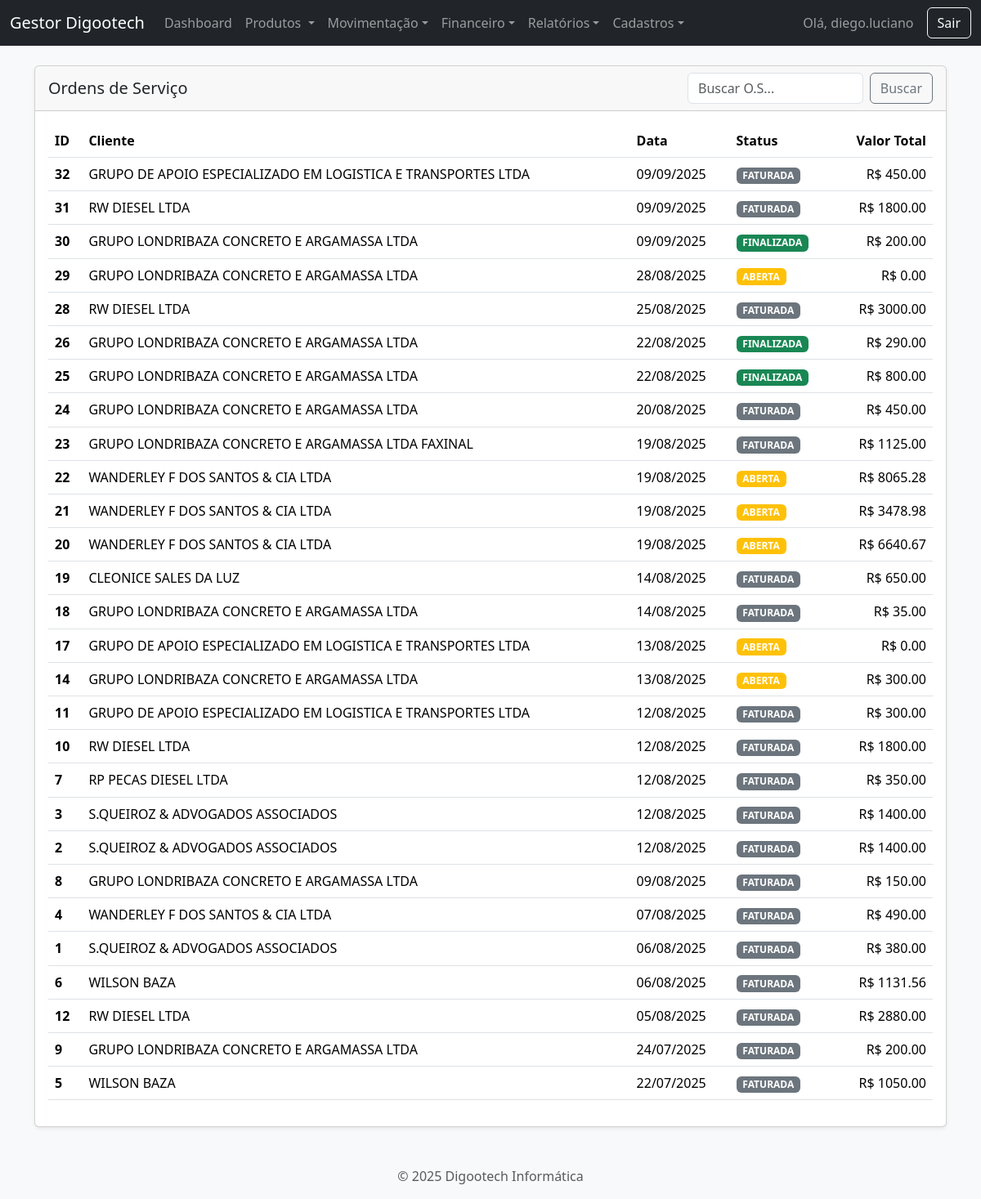
Screenshot of /ordens (signed in) with the database file from the repository.
### app.py (models this page shows, shortened)
class User(UserMixin, db.Model):
    id = db.Column(db.Integer, primary_key=True)
    username = db.Column(db.String(80), unique=True, nullable=False)
    password_hash = db.Column(db.String(200), nullable=False)

class OrdemServico(db.Model):
    id = db.Column(db.Integer, primary_key=True)
    problema = db.Column(db.Text, nullable=False)
    status_id = db.Column(db.Integer, db.ForeignKey('status_os.id'))
    status = db.relationship('StatusOS', backref='ordens_servico')
    data_criacao = db.Column(db.DateTime, default=datetime.datetime.utcnow)
    data_fechamento = db.Column(db.DateTime, nullable=True)
    cliente_id = db.Column(db.Integer, db.ForeignKey('cliente.id'), nullable=False)
    valor_servicos = db.Column(db.Float, default=0.0)
    pecas = db.relationship('Peca', backref='ordem_servico', lazy=True, cascade="all, delete-orphan")
    @property
    def valor_pecas(self): return sum(p.valor_total for p in self.pecas)
    @property
    def valor_total(self): return self.valor_servicos + self.valor_pecas

class Cliente(db.Model):
    id = db.Column(db.Integer, primary_key=True)
    tipo_pessoa = db.Column(db.String(10), nullable=False, default='FISICA')
    nome = db.Column(db.String(100), unique=True)
    cpf = db.Column(db.String(14), unique=True)
    razao_social = db.Column(db.String(150), unique=True)
    cnpj = db.Column(db.String(18), unique=True)
    inscricao_estadual = db.Column(db.String(20))
    email = db.Column(db.String(100))
    telefone = db.Column(db.String(11))
    cep = db.Column(db.String(9))
    rua = db.Column(db.String(150))
    numero = db.Column(db.String(20))
    bairro = db.Column(db.String(100))
    cidade = db.Column(db.String(100))
    uf = db.Column(db.String(2))
    ordens = db.relationship('OrdemServico', backref='cliente', lazy=True)
    @property
    def nome_exibicao(self): return self.nome if self.tipo_pessoa == 'FISICA' else self.razao_social

class StatusOS(db.Model):
    id = db.Column(db.Integer, primary_key=True)
    nome = db.Column(db.String(50), nullable=False, unique=True)
    cor = db.Column(db.String(20), default='secondary')

class Peca(db.Model):
    id = db.Column(db.Integer, primary_key=True)
    descricao = db.Column(db.String(200), nullable=False)
    quantidade = db.Column(db.Integer, nullable=False, default=1)
    valor_unitario = db.Column(db.Float, nullable=False, default=0.0)
    ordem_servico_id = db.Column(db.Integer, db.ForeignKey('ordem_servico.id'), nullable=False)
    @property
    def valor_total(self): return self.quantidade * self.valor_unitario

### app.py (the view)
@app.route('/ordens')
@login_required
def listar_ordens():
    search_term = request.args.get('q', '')
    query = OrdemServico.query
    if search_term:
        search_filter = or_(Cliente.nome.ilike(f'%{search_term}%'), OrdemServico.problema.ilike(f'%{search_term}%'))
        if search_term.isdigit(): search_filter = or_(search_filter, OrdemServico.id == int(search_term))
        query = query.filter(search_filter)
    ordens = query.order_by(OrdemServico.data_criacao.desc()).all()
    clientes = Cliente.query.order_by(Cliente.nome).all()
    return render_template('index.html', ordens=ordens, clientes=clientes, search_term=search_term)

### app.py (called while the page is built)
@login_manager.user_loader
def load_user(user_id):
    return db.session.get(User, int(user_id))

### templates/index.html
{% extends 'base.html' %}
{% block content %}
<div class="card shadow-sm">
    <div class="card-header d-flex justify-content-between align-items-center">
        <h2 class="h5 mb-0">Ordens de Serviço</h2>
        <form action="{{ url_for('listar_ordens') }}" method="GET" class="d-flex" style="width: 300px;">
            <input class="form-control me-2" type="search" placeholder="Buscar O.S..." name="q" value="{{ search_term or '' }}">
            <button class="btn btn-outline-secondary" type="submit">Buscar</button>
        </form>
    </div>
    <div class="card-body">
        <table class="table table-hover">
            <thead>
                <tr>
                    <th scope="col">ID</th>
                    <th scope="col">Cliente</th>
                    <th scope="col">Data</th>
                    <th scope="col">Status</th>
                    <th scope="col" class="text-end">Valor Total</th>
                </tr>
            </thead>
            <tbody>
                {% for ordem in ordens %}
                <tr style="cursor: pointer;" onclick="window.location='{{ url_for('detalhe_os', id=ordem.id) }}';">
                    <th scope="row">{{ ordem.id }}</th>
                    <td>{{ ordem.cliente.nome_exibicao }}</td>
                    <td>{{ ordem.data_criacao.strftime('%d/%m/%Y') }}</td>
                    <td>
                        {% if ordem.status %}
                            <span class="badge bg-{{ ordem.status.cor }}">{{ ordem.status.nome }}</span>
                        {% else %}
                            <span class="badge bg-secondary">SEM STATUS</span>
                        {% endif %}
                    </td>
                    <td class="text-end">R$ {{ "%.2f"|format(ordem.valor_total) }}</td>
                </tr>
                {% endfor %}
            </tbody>
        </table>
    </div>
</div>
{% endblock %}

### templates/base.html (shortened to what this page needs)
<!DOCTYPE html>
<html lang="pt-br">
<head>
    <link href="{{ url_for('static', filename='css/bootstrap.min.css') }}" rel="stylesheet">
    <link href="https://cdn.jsdelivr.net/npm/select2@4.1.0-rc.0/dist/css/select2.min.css" rel="stylesheet" />
    <link rel="stylesheet" href="https://cdn.jsdelivr.net/npm/select2-bootstrap-5-theme@1.3.0/dist/select2-bootstrap-5-theme.min.css" />
    <link rel="stylesheet" href="{{ url_for('static', filename='style.css') }}">
</head>
<body class="bg-light {{ body_class or '' }}">
    <nav class="navbar navbar-expand-lg navbar-dark bg-dark">
        <div class="container-fluid">
            <a class="navbar-brand" href="{{ url_for('dashboard') }}">Gestor Digootech</a>
            {% if current_user.is_authenticated %}
            <div class="collapse navbar-collapse" id="navbarNav">
                <ul class="navbar-nav me-auto mb-2 mb-lg-0">
                    <li class="nav-item"><a class="nav-link" href="{{ url_for('dashboard') }}">Dashboard</a></li>
                    <li class="nav-item dropdown">
                        <a class="nav-link dropdown-toggle" href="#" role="button" data-bs-toggle="dropdown" aria-expanded="false">
                            Produtos
                        </a>
                    </li>
                    <li class="nav-item dropdown">
                        <a class="nav-link dropdown-toggle" href="#" role="button" data-bs-toggle="dropdown">Movimentação</a>
                    </li>
                     <li class="nav-item dropdown">
                        <a class="nav-link dropdown-toggle" href="#" role="button" data-bs-toggle="dropdown">Financeiro</a>
                    </li>
                    <li class="nav-item dropdown">
                        <a class="nav-link dropdown-toggle" href="#" role="button" data-bs-toggle="dropdown">Relatórios</a>
                    </li>
                    <li class="nav-item dropdown">
                        <a class="nav-link dropdown-toggle" href="#" role="button" data-bs-toggle="dropdown">Cadastros</a>
                    </li>
                </ul>
                <span class="navbar-text me-3">Olá, {{ current_user.username }}</span>
                <a href="{{ url_for('logout') }}" class="btn btn-outline-light">Sair</a>
            </div>
            {% endif %}
        </div>
    </nav>
    <main class="container mt-4">
        {% block content %}{% endblock %}
    </main>
    <footer class="text-center text-muted mt-5 mb-3">
    <p>&copy; 2025 Digootech Informática</p>
    </footer>
</body>
</html>

### rows the page displays
User: username "diego.luciano"
OrdemServico: id "32", cliente.nome_exibicao "GRUPO DE APOIO ESPECIALIZADO EM LOGISTICA E TRANSPORTES LTDA", data_criacao "09/09/2025", status.nome "FATURADA", valor_total "450.00"
OrdemServico: id "31", cliente.nome_exibicao "RW DIESEL LTDA", data_criacao "09/09/2025", status.nome "FATURADA", valor_total "1800.00"
OrdemServico: id "30", cliente.nome_exibicao "GRUPO LONDRIBAZA CONCRETO E ARGAMASSA LTDA", data_criacao "09/09/2025", status.nome "FINALIZADA", valor_total "200.00"
OrdemServico: id "29", cliente.nome_exibicao "GRUPO LONDRIBAZA CONCRETO E ARGAMASSA LTDA", data_criacao "28/08/2025", status.nome "ABERTA", valor_total "0.00"
OrdemServico: id "28", cliente.nome_exibicao "RW DIESEL LTDA", data_criacao "25/08/2025", status.nome "FATURADA", valor_total "3000.00"
OrdemServico: id "26", cliente.nome_exibicao "GRUPO LONDRIBAZA CONCRETO E ARGAMASSA LTDA", data_criacao "22/08/2025", status.nome "FINALIZADA", valor_total "290.00"
OrdemServico: id "25", cliente.nome_exibicao "GRUPO LONDRIBAZA CONCRETO E ARGAMASSA LTDA", data_criacao "22/08/2025", status.nome "FINALIZADA", valor_total "800.00"
OrdemServico: id "24", cliente.nome_exibicao "GRUPO LONDRIBAZA CONCRETO E ARGAMASSA LTDA", data_criacao "20/08/2025", status.nome "FATURADA", valor_total "450.00"
OrdemServico: id "23", cliente.nome_exibicao "GRUPO LONDRIBAZA CONCRETO E ARGAMASSA LTDA FAXINAL", data_criacao "19/08/2025", status.nome "FATURADA", valor_total "1125.00"
OrdemServico: id "22", cliente.nome_exibicao "WANDERLEY F DOS SANTOS & CIA LTDA", data_criacao "19/08/2025", status.nome "ABERTA", valor_total "8065.28"
OrdemServico: id "21", cliente.nome_exibicao "WANDERLEY F DOS SANTOS & CIA LTDA", data_criacao "19/08/2025", status.nome "ABERTA", valor_total "3478.98"
OrdemServico: id "20", cliente.nome_exibicao "WANDERLEY F DOS SANTOS & CIA LTDA", data_criacao "19/08/2025", status.nome "ABERTA", valor_total "6640.67"
OrdemServico: id "19", cliente.nome_exibicao "CLEONICE SALES DA LUZ", data_criacao "14/08/2025", status.nome "FATURADA", valor_total "650.00"
OrdemServico: id "18", cliente.nome_exibicao "GRUPO LONDRIBAZA CONCRETO E ARGAMASSA LTDA", data_criacao "14/08/2025", status.nome "FATURADA", valor_total "35.00"
OrdemServico: id "17", cliente.nome_exibicao "GRUPO DE APOIO ESPECIALIZADO EM LOGISTICA E TRANSPORTES LTDA", data_criacao "13/08/2025", status.nome "ABERTA", valor_total "0.00"
OrdemServico: id "14", cliente.nome_exibicao "GRUPO LONDRIBAZA CONCRETO E ARGAMASSA LTDA", data_criacao "13/08/2025", status.nome "ABERTA", valor_total "300.00"
OrdemServico: id "11", cliente.nome_exibicao "GRUPO DE APOIO ESPECIALIZADO EM LOGISTICA E TRANSPORTES LTDA", data_criacao "12/08/2025", status.nome "FATURADA", valor_total "300.00"
OrdemServico: id "10", cliente.nome_exibicao "RW DIESEL LTDA", data_criacao "12/08/2025", status.nome "FATURADA", valor_total "1800.00"
OrdemServico: id "7", cliente.nome_exibicao "RP PECAS DIESEL LTDA", data_criacao "12/08/2025", status.nome "FATURADA", valor_total "350.00"
OrdemServico: id "3", cliente.nome_exibicao "S.QUEIROZ & ADVOGADOS ASSOCIADOS", data_criacao "12/08/2025", status.nome "FATURADA", valor_total "1400.00"
OrdemServico: id "2", cliente.nome_exibicao "S.QUEIROZ & ADVOGADOS ASSOCIADOS", data_criacao "12/08/2025", status.nome "FATURADA", valor_total "1400.00"
OrdemServico: id "8", cliente.nome_exibicao "GRUPO LONDRIBAZA CONCRETO E ARGAMASSA LTDA", data_criacao "09/08/2025", status.nome "FATURADA", valor_total "150.00"
OrdemServico: id "4", cliente.nome_exibicao "WANDERLEY F DOS SANTOS & CIA LTDA", data_criacao "07/08/2025", status.nome "FATURADA", valor_total "490.00"
OrdemServico: id "1", cliente.nome_exibicao "S.QUEIROZ & ADVOGADOS ASSOCIADOS", data_criacao "06/08/2025", status.nome "FATURADA", valor_total "380.00"
OrdemServico: id "6", cliente.nome_exibicao "WILSON BAZA", data_criacao "06/08/2025", status.nome "FATURADA", valor_total "1131.56"
OrdemServico: id "12", cliente.nome_exibicao "RW DIESEL LTDA", data_criacao "05/08/2025", status.nome "FATURADA", valor_total "2880.00"
OrdemServico: id "9", cliente.nome_exibicao "GRUPO LONDRIBAZA CONCRETO E ARGAMASSA LTDA", data_criacao "24/07/2025", status.nome "FATURADA", valor_total "200.00"
OrdemServico: id "5", cliente.nome_exibicao "WILSON BAZA", data_criacao "22/07/2025", status.nome "FATURADA", valor_total "1050.00"
